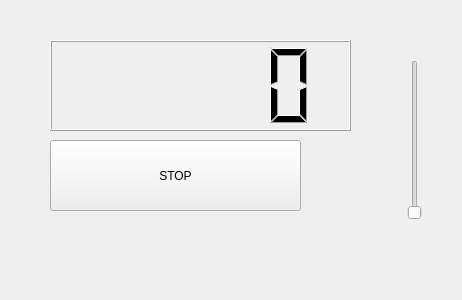
<?xml version="1.0" encoding="UTF-8"?>
<ui version="4.0">
 <class>Counter</class>
 <widget class="QWidget" name="Counter">
  <property name="geometry">
   <rect>
    <x>0</x>
    <y>0</y>
    <width>462</width>
    <height>300</height>
   </rect>
  </property>
  <property name="windowTitle">
   <string>Counter</string>
  </property>
  <widget class="QPushButton" name="button">
   <property name="geometry">
    <rect>
     <x>50</x>
     <y>140</y>
     <width>251</width>
     <height>71</height>
    </rect>
   </property>
   <property name="text">
    <string>STOP</string>
   </property>
  </widget>
  <widget class="QLCDNumber" name="lcdNumber">
   <property name="geometry">
    <rect>
     <x>50</x>
     <y>40</y>
     <width>301</width>
     <height>91</height>
    </rect>
   </property>
  </widget>
  <widget class="QSlider" name="verticalSlider">
   <property name="geometry">
    <rect>
     <x>400</x>
     <y>60</y>
     <width>29</width>
     <height>160</height>
    </rect>
   </property>
   <property name="maximum">
    <number>999</number>
   </property>
   <property name="orientation">
    <enum>Qt::Vertical</enum>
   </property>
  </widget>
 </widget>
 <resources/>
 <connections/>
</ui>
